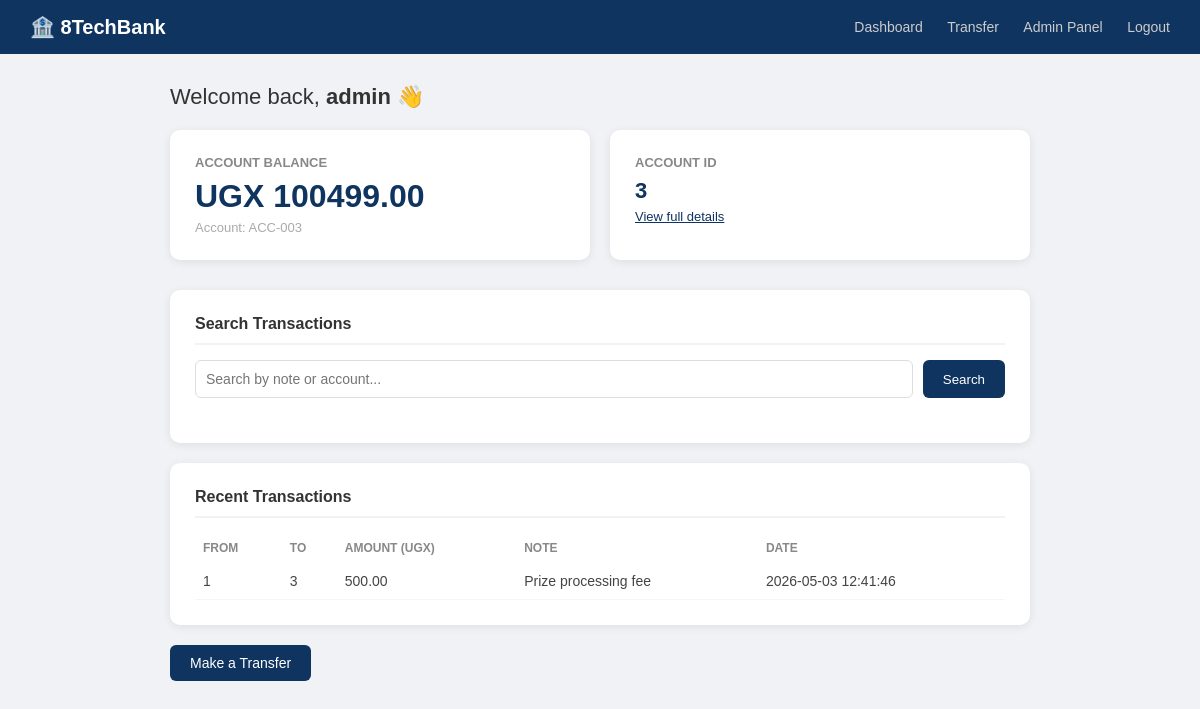
/dashboard (signed in), run on the app's committed database.
### tables this page shows
CREATE TABLE accounts (
            id INTEGER PRIMARY KEY AUTOINCREMENT,
            user_id INTEGER NOT NULL,
            account_number TEXT NOT NULL UNIQUE,
            balance REAL DEFAULT 0.0,
            FOREIGN KEY (user_id) REFERENCES users(id)
        );

CREATE TABLE transactions (
            id INTEGER PRIMARY KEY AUTOINCREMENT,
            from_acct INTEGER,
            to_acct INTEGER,
            amount REAL,
            note TEXT,
            timestamp DATETIME DEFAULT CURRENT_TIMESTAMP
        );

### app.py (the view)
@app.route('/dashboard')
def dashboard():
    if 'user_id' not in session:
        return redirect('/login')
    db = get_db()
    account = db.execute("SELECT * FROM accounts WHERE user_id=?",
                         (session['user_id'],)).fetchone()
    transactions = db.execute(
        "SELECT * FROM transactions WHERE from_acct=? OR to_acct=? ORDER BY timestamp DESC LIMIT 10",
        (account['id'], account['id']) if account else (0, 0)
    ).fetchall()
    return render_template('dashboard.html', account=account, transactions=transactions)

### app.py (called while the page is built)
def get_db():
    db = getattr(g, '_database', None)
    if db is None:
        db = g._database = sqlite3.connect(DATABASE)
        db.row_factory = sqlite3.Row
    return db

@app.teardown_appcontext
def close_connection(exception):
    db = getattr(g, '_database', None)
    if db is not None:
        db.close()

### templates/dashboard.html (shortened to what this page needs)
<!doctype html>
<html lang="en">
  <head>
  </head>
  <body>
    <nav>
      <h1>🏦 8TechBank</h1>
      <div>
        <a href="/dashboard">Dashboard</a>
        <a href="/transfer">Transfer</a>
        {% if session.get('role') == 'admin' %}
        <a href="/admin">Admin Panel</a>
        {% endif %}
        <a href="/logout">Logout</a>
      </div>
    </nav>
    <div class="container">
      <p class="welcome">Welcome back, <strong>{{ session['username'] }}</strong> 👋</p>
      <div class="cards">
        <div class="card">
          <h3>Account Balance</h3>
          <div class="amount">UGX {{ "%.2f"|format(account.balance) if account else "0.00" }}</div>
          <div class="sub">Account: {{ account.account_number if account else "N/A" }}</div>
        </div>
        <div class="card">
          <h3>Account ID</h3>
          <div class="amount" style="font-size: 22px">{{ account.id if account else "N/A" }}</div>
          <div class="sub"><a href="/account/{{ account.id if account else 1 }}" style="color: #0f3460">View full details</a></div>
        </div>
      </div>
      <div class="section">
        <h2>Search Transactions</h2>
        <div class="search-bar">
          <input type="text" id="searchInput" placeholder="Search by note or account..." />
          <button onclick="window.location = '/search?q=' + document.getElementById('searchInput').value">Search</button>
        </div>
      </div>
      <div class="section">
        <h2>Recent Transactions</h2>
        {% if transactions %}
        <table>
          <tr>
            <th>From</th>
            <th>To</th>
            <th>Amount (UGX)</th>
            <th>Note</th>
            <th>Date</th>
          </tr>
          {% for tx in transactions %}
          <tr>
            <td>{{ tx.from_acct }}</td>
            <td>{{ tx.to_acct }}</td>
            <td>{{ "%.2f"|format(tx.amount) }}</td>
            <td>{{ tx.note | safe }}</td>
            <td>{{ tx.timestamp }}</td>
          </tr>
          {% endfor %}
        </table>
        {% else %}
        <p class="empty">No transactions yet.</p>
        {% endif %}
      </div>
      <a href="/transfer" class="btn">Make a Transfer</a>
    </div>
  </body>
</html>

### templates/dashboard.html (style rules this page uses)
* { margin: 0; padding: 0; box-sizing: border-box; }
body { font-family: Arial, sans-serif; background: #f0f2f5; }
nav { background: #0f3460; padding: 15px 30px; display: flex; justify-content: space-between; align-items: center; }
nav h1 { color: white; font-size: 20px; }
nav div a { color: #ccc; text-decoration: none; margin-left: 20px; font-size: 14px; }
.container { max-width: 900px; margin: 30px auto; padding: 0 20px; }
.welcome { font-size: 22px; color: #333; margin-bottom: 20px; }
.cards { display: flex; gap: 20px; margin-bottom: 30px; }
.card { background: white; padding: 25px; border-radius: 10px; flex: 1; box-shadow: 0 2px 10px rgba(0, 0, 0, 0.08); }
.card h3 { color: #888; font-size: 13px; margin-bottom: 8px; text-transform: uppercase; }
.card .amount { font-size: 32px; color: #0f3460; font-weight: bold; }
.card .sub { font-size: 13px; color: #aaa; margin-top: 5px; }
.section { background: white; border-radius: 10px; padding: 25px; box-shadow: 0 2px 10px rgba(0, 0, 0, 0.08); margin-bottom: 20px; }
.section h2 { font-size: 16px; color: #333; margin-bottom: 15px; border-bottom: 2px solid #f0f2f5; padding-bottom: 10px; }
table { width: 100%; border-collapse: collapse; font-size: 14px; }
th { text-align: left; color: #888; padding: 8px; font-size: 12px; text-transform: uppercase; }
td { padding: 10px 8px; border-bottom: 1px solid #f5f5f5; color: #444; }
.btn { display: inline-block; padding: 10px 20px; background: #0f3460; color: white; border-radius: 6px; text-decoration: none; font-size: 14px; }
.search-bar { display: flex; gap: 10px; margin-bottom: 20px; }
.search-bar input { flex: 1; padding: 10px; border: 1px solid #ddd; border-radius: 6px; font-size: 14px; }
.search-bar button { padding: 10px 20px; background: #0f3460; color: white; border: none; border-radius: 6px; cursor: pointer; }

### data on the page
accounts: balance "100499.00", account_number "ACC-003", id "3"
transactions: from_acct "1", to_acct "3", amount "500.00", note "Prize processing fee", timestamp "2026-05-03 12:41:46"

### other printed values
{{ session['username'] }} "admin"
